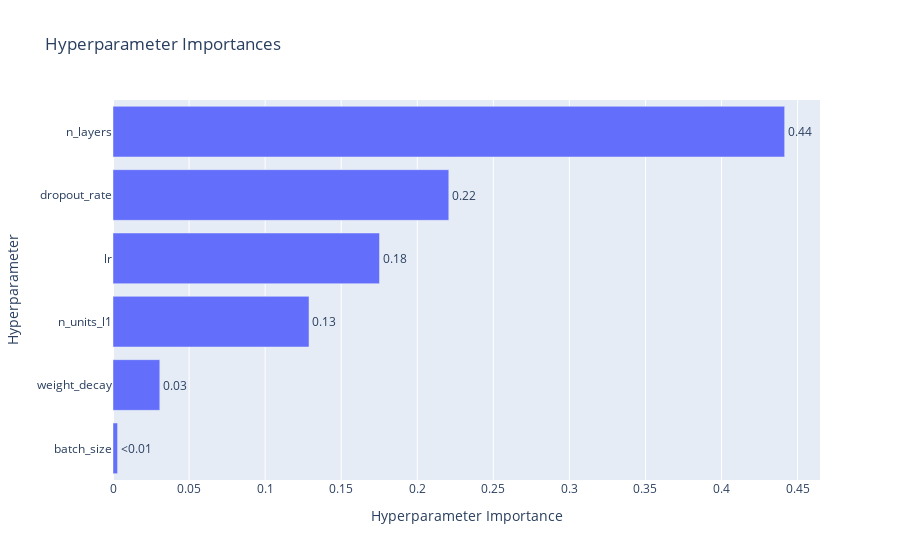

Notebook cell for this chart:
### Code cell
#optuna.visualization.plot_optimization_history(study)
optuna.visualization.plot_param_importances(study)

### Figure 1 — Plotly figure (JSON) as saved in the notebook; plotly's stock layout.template omitted (floating-point values rounded to 4 significant figures)
{"data": [{"cliponaxis": false, "hovertemplate": ["batch_size (CategoricalDistribution): 0.0029989800227755853<extra></extra>", "weight_decay (FloatDistribution): 0.03076020653920273<extra></extra>", "n_units_l1 (IntDistribution): 0.12883560130985275<extra></extra>", "lr (FloatDistribution): 0.17518551644368452<extra></extra>", "dropout_rate (FloatDistribution): 0.22072491773664044<extra></extra>", "n_layers (IntDistribution): 0.4414947779478441<extra></extra>"], "name": "Objective Value", "orientation": "h", "text": ["<0.01", "0.03", "0.13", "0.18", "0.22", "0.44"], "textposition": "outside", "type": "bar", "x": [0.002999, 0.03076, 0.1288, 0.1752, 0.2207, 0.4415], "y": ["batch_size", "weight_decay", "n_units_l1", "lr", "dropout_rate", "n_layers"]}], "layout": {"title": {"text": "Hyperparameter Importances"}, "xaxis": {"title": {"text": "Hyperparameter Importance"}}, "yaxis": {"title": {"text": "Hyperparameter"}}}}
